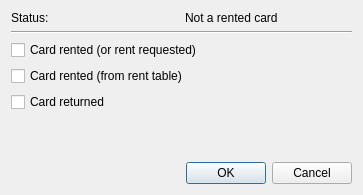
<?xml version="1.0" encoding="UTF-8"?>
<ui version="4.0">
 <class>Runs::CardFlagsDialog</class>
 <widget class="QDialog" name="Runs::CardFlagsDialog">
  <property name="geometry">
   <rect>
    <x>0</x>
    <y>0</y>
    <width>363</width>
    <height>195</height>
   </rect>
  </property>
  <property name="windowTitle">
   <string>Card flags</string>
  </property>
  <layout class="QVBoxLayout" name="verticalLayout">
   <item>
    <layout class="QHBoxLayout" name="horizontalLayout">
     <item>
      <widget class="QLabel" name="label_2">
       <property name="text">
        <string>Status:</string>
       </property>
      </widget>
     </item>
     <item>
      <widget class="QLabel" name="rentStatus">
       <property name="text">
        <string>Not a rented card</string>
       </property>
      </widget>
     </item>
    </layout>
   </item>
   <item>
    <widget class="Line" name="line">
     <property name="orientation">
      <enum>Qt::Horizontal</enum>
     </property>
    </widget>
   </item>
   <item>
    <widget class="QCheckBox" name="cbxCardLent">
     <property name="text">
      <string>Card rented (or rent requested)</string>
     </property>
    </widget>
   </item>
   <item>
    <widget class="QCheckBox" name="cbxCardInLentTable">
     <property name="toolTip">
      <string>Card exists in cards to rent table, File-&gt;Settings-&gt;Cards to rent</string>
     </property>
     <property name="text">
      <string>Card rented (from rent table)</string>
     </property>
    </widget>
   </item>
   <item>
    <widget class="QCheckBox" name="cbxCardReturned">
     <property name="text">
      <string>Card returned</string>
     </property>
    </widget>
   </item>
   <item>
    <spacer name="verticalSpacer">
     <property name="orientation">
      <enum>Qt::Vertical</enum>
     </property>
     <property name="sizeHint" stdset="0">
      <size>
       <width>20</width>
       <height>190</height>
      </size>
     </property>
    </spacer>
   </item>
   <item>
    <widget class="QDialogButtonBox" name="buttonBox">
     <property name="orientation">
      <enum>Qt::Horizontal</enum>
     </property>
     <property name="standardButtons">
      <set>QDialogButtonBox::Cancel|QDialogButtonBox::Ok</set>
     </property>
    </widget>
   </item>
  </layout>
 </widget>
 <resources/>
 <connections>
  <connection>
   <sender>buttonBox</sender>
   <signal>accepted()</signal>
   <receiver>Runs::CardFlagsDialog</receiver>
   <slot>accept()</slot>
   <hints>
    <hint type="sourcelabel">
     <x>248</x>
     <y>254</y>
    </hint>
    <hint type="destinationlabel">
     <x>157</x>
     <y>274</y>
    </hint>
   </hints>
  </connection>
  <connection>
   <sender>buttonBox</sender>
   <signal>rejected()</signal>
   <receiver>Runs::CardFlagsDialog</receiver>
   <slot>reject()</slot>
   <hints>
    <hint type="sourcelabel">
     <x>316</x>
     <y>260</y>
    </hint>
    <hint type="destinationlabel">
     <x>286</x>
     <y>274</y>
    </hint>
   </hints>
  </connection>
 </connections>
</ui>
